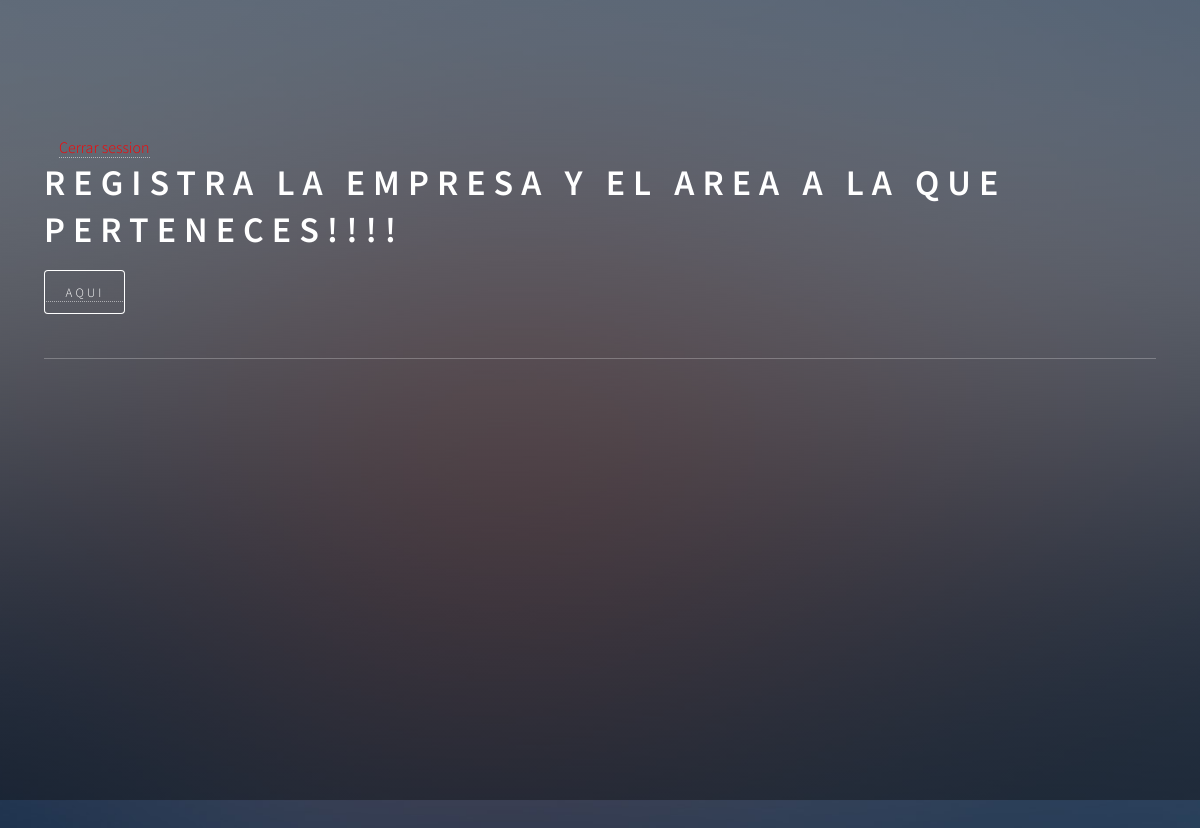
The app's page /agregar_entrada_compra (signed in), older data.
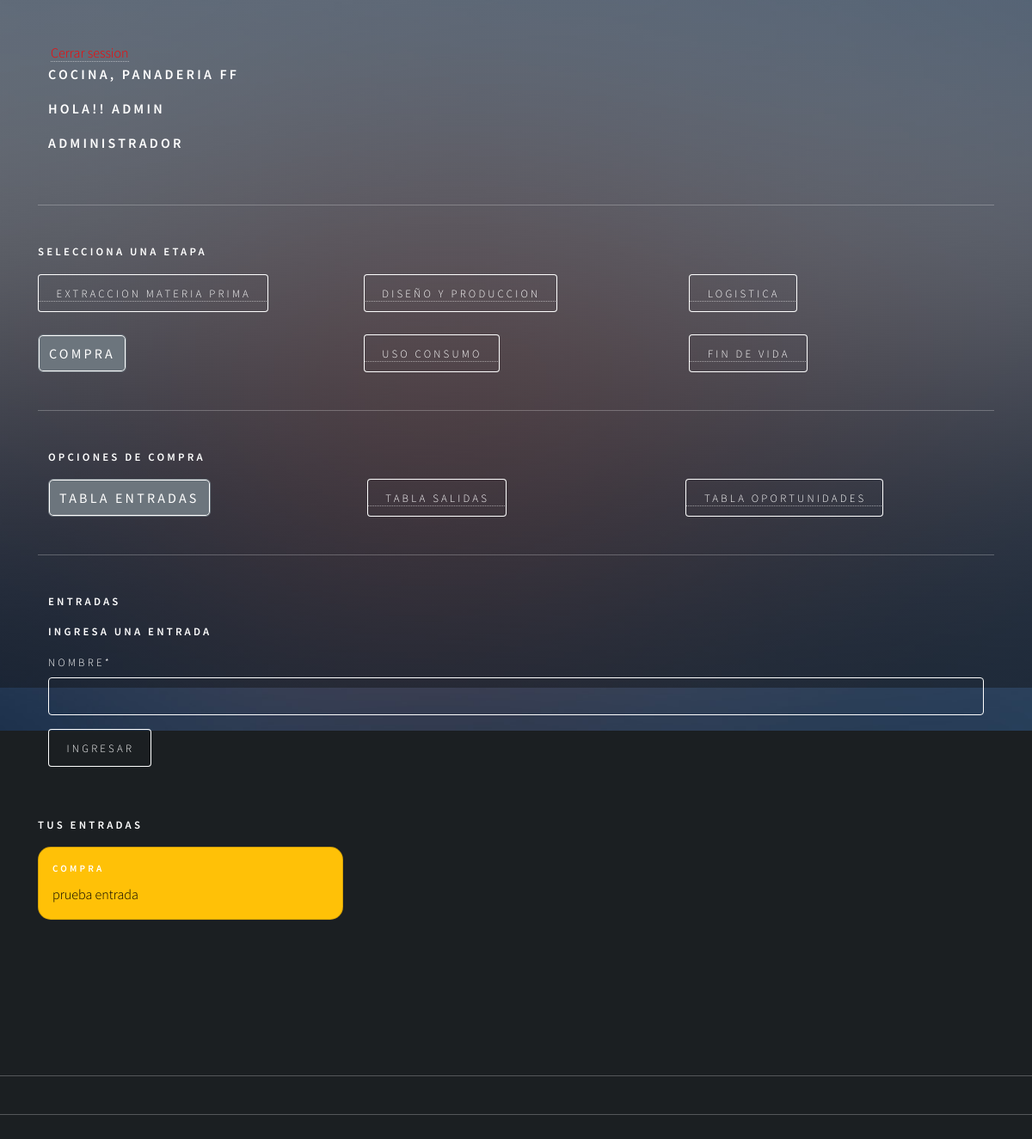
The same page, newer data.
### app/models.py (models this page shows, shortened)
class RegistroTrabajador(models.Model):
    id_registro = models.AutoField(primary_key=True)
    id_usuario = models.ForeignKey(Usuario, on_delete=models.CASCADE)
    descripcion = models.TextField(max_length=160)
    id_area = models.ForeignKey(AreaEmpresa, on_delete=models.CASCADE)

class AreaEmpresa(models.Model):
    id_area = models.AutoField(primary_key=True)
    nombre  = models.CharField(max_length=20)
    productos = models.CharField(max_length=50)
    id_empresa = models.ForeignKey(Empresa, on_delete=models.CASCADE)
    def nombre_area(self):
        return "{}, {}". format(self.nombre, self.id_empresa)
    def __str__(self):
        return self.nombre_area()

class Empresa(models.Model):
    id_empresa = models.AutoField(primary_key=True)
    nombre  = models.CharField(max_length=20)
    def __str__(self):
        return self.nombre

class Entrada(models.Model):
    id_entrada = models.AutoField(primary_key=True)
    nombre  = models.CharField(max_length=50)
    fecha =  models.DateTimeField(auto_now_add=True)
    etapa = models.ForeignKey(Etapa, on_delete=models.CASCADE)
    usuario =models.ForeignKey(Usuario, on_delete=models.CASCADE)

class Etapa(models.Model):
    id_etapa = models.AutoField(primary_key=True)
    nombre  = models.CharField(max_length=50)
    fecha_inicio  = models.DateField()
    fecha_termino  = models.DateField()
    area = models.ForeignKey(AreaEmpresa, on_delete=models.CASCADE)
    ciclo = models.ForeignKey(CicloArea, on_delete=models.CASCADE)
    activo = models.BooleanField()
    def __str__(self):
        return self.nombre

### user/models.py (models this page shows, shortened)
class Usuario(AbstractUser):
    telefono = models.IntegerField(null=True)

### app/views.py (the view, shortened to what this page needs)
# urls.py: path('agregar_entrada_compra', agregarEntradaCompra, name="agregar_entrada_compra"),
def agregarEntradaCompra(request):
    if request.user.is_authenticated:
        registros = RegistroTrabajador.objects.filter(id_usuario=request.user)
        etapa = Etapa.objects.values_list("id_etapa", flat=True).filter(nombre="Compra")
        entradas = Entrada.objects.filter(usuario=request.user)
        data = {
            'form': EntradaForm(),
            'registros': registros,
            'entradas': entradas
        }
        return render(request,'autodiagnostico/compra/entrada/agregar_entrada.html', data)
    else:
        return render(request, 'autodiagnostico/compra/entrada/agregar_entrada.html')

### app/forms.py
class EntradaForm(forms.ModelForm):
    class Meta:
        model = Entrada
        fields = 'nombre',

### app/templates/autodiagnostico/compra/entrada/agregar_entrada.html (shortened to what this page needs)
{% extends 'autodiagnostico/compra/home_compra.html' %}
{% load static %}
{% load crispy_forms_tags %}
{% block compra %}
<div class="container">
    <h4>Entradas</h4>
    <form action="" method="post">
        <h4>Ingresa una entrada</h4>
        {{form | crispy}}
        <div>
            <input type="submit" class="btn btn-primary" value="ingresar">
        </div>
    </form>
</div>
<br>
<h4>Tus entradas</h4>
<div class="row row-cols-1 row-cols-md-3 g-4">
    {% for p in entradas %}
    {% if p.etapa.nombre == "Compra" %}
        <div class="col">
            <div class="card text-bg-warning">
                <div class="card-body">
                    <h5 class="card-title">{{p.etapa}}</h5>
                    <p class="card-text">{{p.nombre}}</p>
                </div>
            </div>
        </div>
    {% endif %}
    {% endfor %}
</div>
{% endblock compra %}

### app/templates/autodiagnostico/auto_diagnostico.html (shortened to what this page needs)
{% load static %}
<!DOCTYPE HTML>
<html>
<head>
    <link href="https://cdn.jsdelivr.net/npm/bootstrap@5.2.0/dist/css/bootstrap.min.css" rel="stylesheet"
>
    <link rel="stylesheet" href="{% static 'css/main.css' %}" />
    <link rel="stylesheet" href="{% static 'css/style.css' %}">
</head>
<body class="is-preload">
    <div id="wrapper">
        <div class="container-sm">
            {% if user.is_authenticated %}
            <a href="{% url 'logout' %}" id="cerrarSesion">Cerrar session</a>
            {% if registros %}
            <div class="container-sm">
                <div class="row">
                        {% for p in registros %}
                        <h3>{{p.id_area}}</h3>
                        {% endfor %}
                        <h3>Hola!! {{user.username}} </h3>
                        {% if user.is_staff %}
                            <h3>Administrador</h3>
                        {% endif %}
                </div>
            </div>
            <hr>
            <h4>Selecciona una Etapa</h4>
            <div class="row">
                <div class="col">
                    <a href="{% url 'extraccion_materiaPrima' %}"><button type="button" id="extraccion">Extraccion
                            Materia Prima</button></a>
                </div>
                <div class="col">
                    <a href="{% url 'diseño_Produccion' %}"><button type="button" id="diseño">Diseño y
                            produccion</button></a>
                </div>
                <div class="col">
                    <a href="{% url 'logistica' %}"><button type="button" id="logistica">Logistica</button></a>
                </div>
            </div>
            <br>
            <div class="row">
                <div class="col">
                    <a href="{% url 'compra' %}"><button type="button" id="compra">Compra</button></a>
                </div>
                <div class="col">
                    <a href="{% url 'uso_consumo' %}"><button type="button" id="uso">Uso consumo</button></a>
                </div>
                <div class="col">
                    <a href="{% url 'fin_vida' %}"><button type="button" id="fin">Fin de vida</button></a>
                </div>
            </div>
            <hr>
            {% block body %}{% endblock %}
        </div>
        {% else %}
        <h1>Registra la empresa y el area a la que perteneces!!!!</h1>
        <a href="{% url 'agregar_Area' user.id  %}"><button type="button">Aqui</button></a>
        {% endif %}
        {% else %}
        <h1>Inicia Session</h1>
        <p>Para acceder a tu Auto Diagnostico </p>
        <a href="{% url 'login'  %}"><button type="button">Inicia Session</button></a>
        {% endif %}
        <hr>
    </div>
    <hr>
    <hr>
    </div>
    <br>
    <br>
    <div id="bg"></div>
</body>
</html>

Row changes from the older to the newer data that the page shows:
added RegistroTrabajador: id_area "COCINA, PANADERIA FF"
now on this page (row edited): Usuario: username "ADMIN"
added Entrada: etapa "COMPRA", nombre "prueba entrada"
Text that changed along with them:
form field value: (not shown) → "ingresar"
text no longer shown: "REGISTRA LA EMPRESA Y EL AREA A LA QUE PERTENECES!!!! AQUI"
text now shown: "HOLA!! ADMINISTRADOR SELECCIONA UNA ETAPA EXTRACCION MATERIA PRIMA DISEÑO Y PRODUCCION LOGISTICA COMPRA USO CONSUMO FIN DE VIDA OPCIONES DE COMPRA TABLA ENTRADAS TABLA SALIDAS TABLA OPORTUNIDADES ENTRADAS INGRESA UNA ENTRADA NOMBRE * TUS ENTRADAS"
